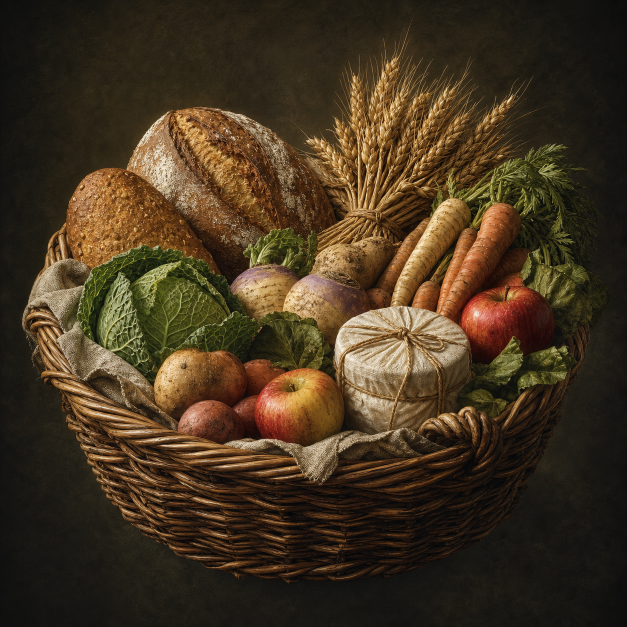
#> input picture tmp/imagegen/local_food.png, 1254 x 1254 px, found by its file name (shown at 1/2 size)
$ python compose_province_food_market_icons.py
#> lines starting #> are read from the running program, lines starting #| are printed output that depends on the picture
#> in _compose, `canvas = Image.new("RGBA", (MASTER_SIZE, MASTER_SIZE), (0, 0, 0, 0))`: canvas: PIL image 512x512 RGBA; every value is 0
from __future__ import annotations

import colorsys
from pathlib import Path

from PIL import Image, ImageDraw, ImageFilter


ROOT = Path(__file__).resolve().parents[1]
SOURCE_DIR = ROOT / "assets" / "icons" / "province_food_market" / "sources"
OUTPUT_DIR = ROOT / "assets" / "icons" / "trade_goods"
ILLUSTRATION_OUTPUT_DIR = OUTPUT_DIR / "illustrations"
MASTER_SIZE = 512
ILLUSTRATION_SIZE = (1080, 440)


def _open(name: str) -> Image.Image:
#> called with name = 'local_food.png'
    return Image.open(SOURCE_DIR / name).convert("RGBA")


def _trim(image: Image.Image) -> Image.Image:
    alpha_box = image.getchannel("A").getbbox()
#> alpha_box = (0, 0, 1254, 1254)
    if alpha_box is None:
        raise ValueError("Source image has no visible pixels")
    return image.crop(alpha_box)


def _fit(image: Image.Image, size: tuple[int, int]) -> Image.Image:
    fitted = _trim(image).copy()
    scale = min(size[0] / fitted.width, size[1] / fitted.height)
#> scale = 0.179
    dimensions = (round(fitted.width * scale), round(fitted.height * scale))
#> dimensions = (225, 225)
    return fitted.resize(dimensions, Image.Resampling.LANCZOS)
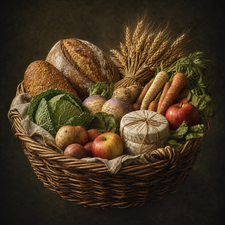
#> returned value: PIL image 225x225 RGBA; mean R, G, B, A 68.4, 52.7, 32.3, 255


# [47 lines left out: functions _red_apple, _paste_center, _paste_badge, _draw_arrow, not called in this run]


def _compose(*, sales: bool) -> Image.Image:
    canvas = Image.new("RGBA", (MASTER_SIZE, MASTER_SIZE), (0, 0, 0, 0))
    apple = _fit(_open("local_food.png"), (225, 265))
    victuals = _fit(_open("victuals.png"), (235, 235))
    plus = _fit(_open("goods_positive.png").crop((38, 34, 64, 64)), (74, 74))
    minus = _fit(_open("goods_negative.png").crop((38, 43, 64, 61)), (74, 52))

    if sales:
        left = _red_apple(apple)
        right = victuals
        right_position = _paste_center(canvas, right, (262, 110, 502, 410))
        _paste_center(canvas, left, (10, 110, 250, 410))
        _paste_badge(canvas, plus, right, right_position)
    else:
        left = victuals
        right = apple
        left_position = _paste_center(canvas, left, (10, 110, 250, 410))
        _paste_center(canvas, right, (262, 110, 502, 410))
        _paste_badge(canvas, minus, left, left_position)

    _draw_arrow(canvas)
    return canvas


# [5 lines left out: function _compose_illustration, not called in this run]


def main() -> None:
    OUTPUT_DIR.mkdir(parents=True, exist_ok=True)
    ILLUSTRATION_OUTPUT_DIR.mkdir(parents=True, exist_ok=True)
    outputs = {
        "icon_goods_province_food_sales.png": _compose(sales=True),
    }
    for name, image in outputs.items():
        image.save(OUTPUT_DIR / name)
        _compose_illustration(image).save(ILLUSTRATION_OUTPUT_DIR / name)


if __name__ == "__main__":
#> (the run stopped early here; a loop or call above may not have finished)

$ run again, with tmp/imagegen/chili_plantation_cutout.png copied over tmp/imagegen/local_food.png
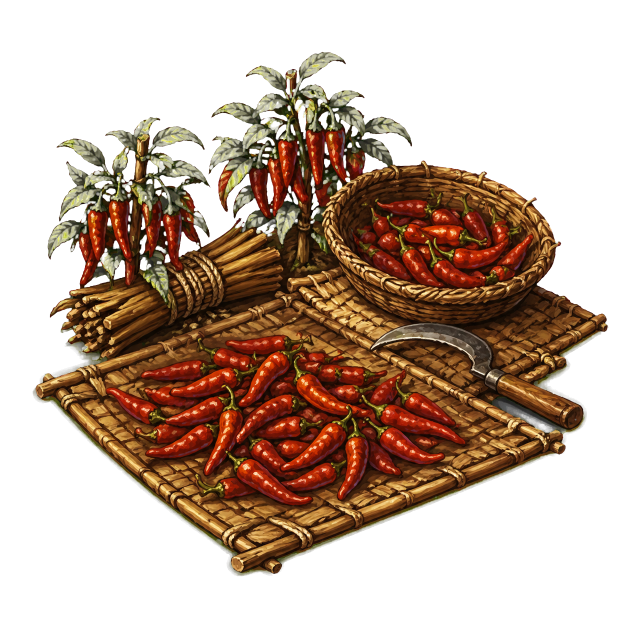
#> input picture tmp/imagegen/chili_plantation_cutout.png, 1254 x 1254 px, found by its file name (shown at 1/2 size)
#> canvas: PIL image 512x512 RGBA; every value is 0
#> in _open, returned value is the input picture: PIL image 1254x1254 RGBA; mean R, G, B, A 49.1, 27.6, 11.8, 109.3
#> alpha_box = (65, 103, 1218, 1153)
#> in _trim, `return image.crop(alpha_box)`:
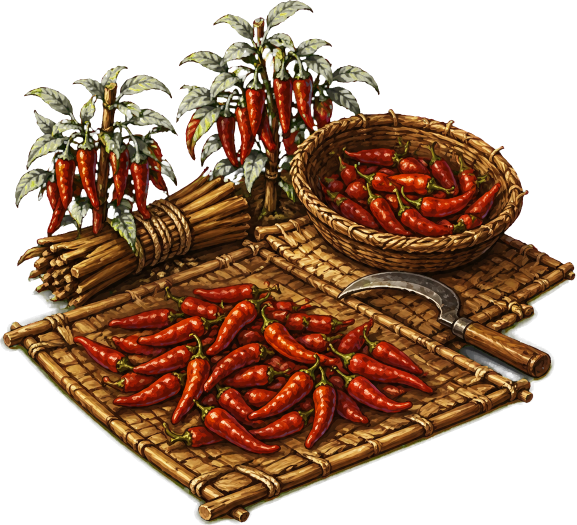
#> returned value: PIL image 1153x1050 RGBA (shown at 1/2 size); mean R, G, B, A 63.7, 35.9, 15.3, 142; transparent parts drawn white
#> scale = 0.195
#> dimensions = (225, 205)
#> in _fit, `return fitted.resize(dimensions, Image.Resampling.LANCZOS)`:
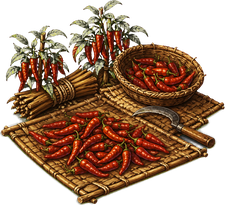
#> returned value: PIL image 225x205 RGBA; mean R, G, B, A 66.1, 37.3, 15.8, 142; transparent parts drawn white
